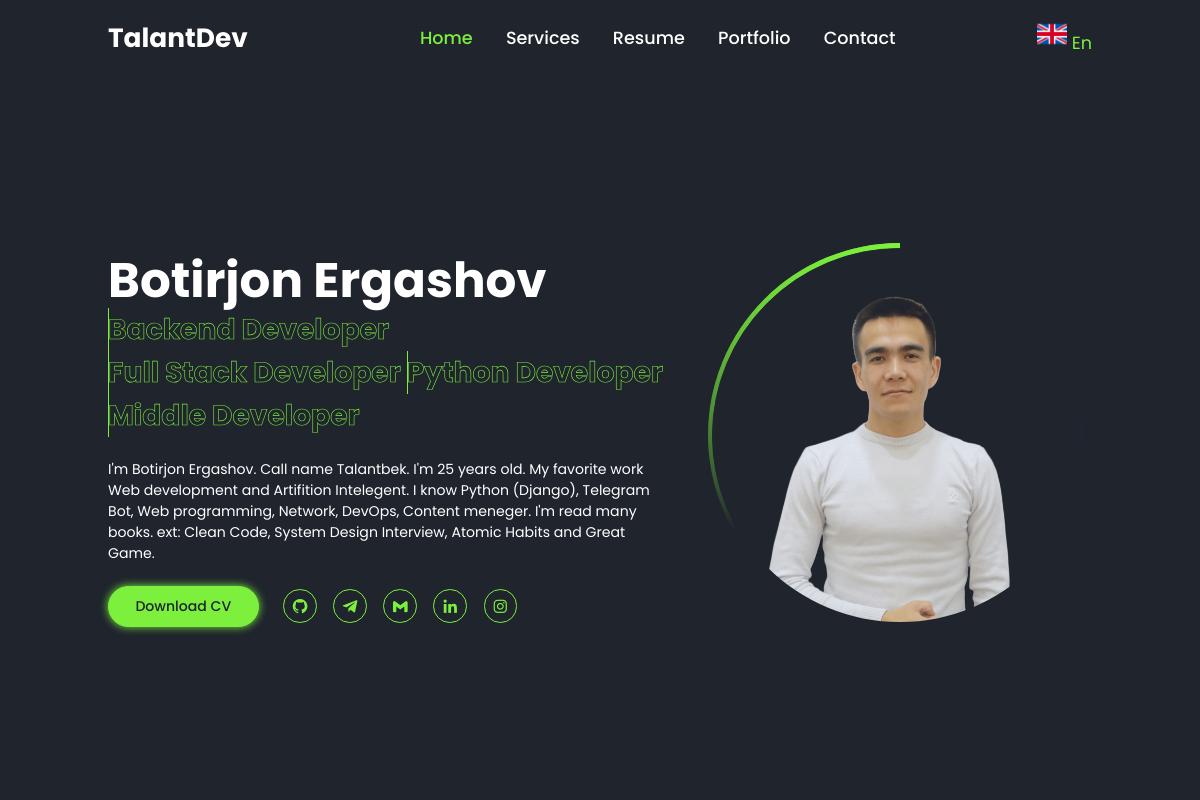
The app's page /en/, older data.
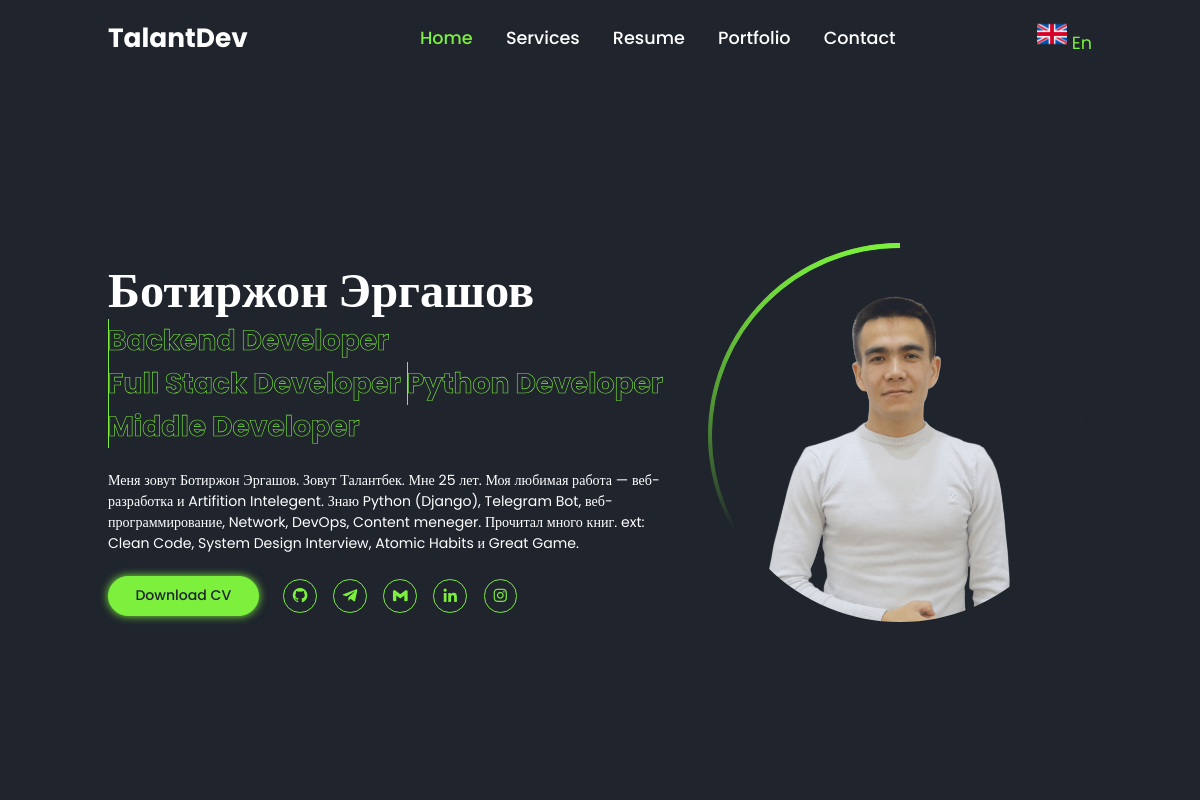
The same page, newer data.
### main/models.py (models this page shows, shortened)
class Language(models.Model):
    base = models.CharField(max_length=20)
    base_url = models.CharField(max_length=20)
    base_img = models.ImageField(upload_to='images/', null=True)
    first = models.CharField(max_length=20)
    first_url = models.CharField(max_length=20)
    first_img = models.ImageField(upload_to='images/', null=True)
    second = models.CharField(max_length=20)
    second_url = models.CharField(max_length=20)
    second_img = models.ImageField(upload_to='images/', null=True)
    create_at = models.DateTimeField(auto_now_add=True)
    update_at = models.DateTimeField(auto_now=True)

class About(models.Model):
    full_name = models.CharField(max_length=100, verbose_name="Full name")  # Multilanguage
    content = RichTextUploadingField(verbose_name='Content')  # Multilanguage
    cv_file = models.FileField(upload_to='./cvfile/')
    image = models.ImageField(upload_to='./image/')
    create_at = models.DateTimeField(auto_now_add=True)
    update_at = models.DateTimeField(auto_now=True)

### main/views.py (the view)
# urls.py: path('', views.welcome, name='welcome'),
def welcome(request):
    about = About.objects.first()
    language = get_languages()
    context = {
        'about': about,
        'language': language,
    }
    return render(request, 'index.html', context)

### main/function.py (called while the page is built)
def get_languages():
    return Language.objects.first()

### templates/index.html (shortened to what this page needs)
<!doctype html>
{% load static %}
{% load i18n %}
<html lang="en">
<head>
    <link href='https://unpkg.com/boxicons@2.1.4/css/boxicons.min.css' rel='stylesheet'>
    <link rel="stylesheet" href="{% static 'style/style.css' %}">
</head>
<body>
<header class="active">
    <a href="{% url 'main:welcome' %}" class="logo">{% trans "TalantDev" %}</a>
    <nav>
        <a href="{% url 'main:welcome' %}" class="active">{% trans "Home" %}</a>
        <a href="{% url 'main:services' %}">{% trans "Services" %}</a>
        <a href="{% url 'main:resume' %}">{% trans "Resume" %}</a>
        <a href="{% url 'main:portfolio' %}">{% trans "Portfolio" %}</a>
        <a href="{% url 'main:contact' %}">{% trans "Contact" %}</a>
    </nav>
    <div class="dropdowns">
        <span id="lang">
            <img src="{{ language.base_img.url }}" alt="" width="30">
            {{ language.base }}
        </span>
    </div>
</header>
<div class="bars-box active">
    <div class="bar" style="--i:6;"></div>
    <div class="bar" style="--i:5;"></div>
    <div class="bar" style="--i:4;"></div>
    <div class="bar" style="--i:3;"></div>
    <div class="bar" style="--i:1;"></div>
</div>
<section class="home active">
    <div class="home-detail">
        <h1>
            {{ about.full_name }}
        </h1>
        <h2>
            <span style="--i:4" data-text="Backend Developer">
            </span>
            <span style="--i:3" data-text="Full Stack Developer">
            </span>
            <span style="--i:2" data-text="Python Developer">
            </span>
            <span style="--i:1" data-text="Middle Developer">
            </span>
        </h2>
        <p>
            {{ about.content|safe }}
        </p>
        <div class="btn-sci">
            <a href="{{ about.cv_file.url }}" class="btn">
                {% trans "Downoad CV" %}
            </a>
            <div class="sci">
                <a href="https://github.com/TalantDeveloper">
                    <i class='bx bxl-github'></i>
                </a>
                <a href="https://t.me/Talantbek001">
                    <i class='bx bxl-telegram'></i>
                </a>
                <a href="mailto:ergashovbotirjon4@gmail.com">
                    <i class='bx bxl-gmail'></i>
                </a>
                <a href="https://www.linkedin.com/in/botirjon-ergashov-919a67258/">
                    <i class='bx bxl-linkedin'></i>
                </a>
                <a href="https://www.instagram.com/botirjon642/">
                    <i class='bx bxl-instagram'></i>
                </a>
            </div>
        </div>
    </div>
    <div class="home-img">
        <div class="img-box">
            <div class="img-item">
                <img src="{{ about.image.url }}" alt="">
            </div>
        </div>
    </div>
</section>
</body>
</html>

### static/style/style.css (style rules this page uses)
* { margin: 0; padding: 0; box-sizing: border-box; text-decoration: none; border: none; outline: none; font-family: "Poppins", "sans-serif"; }
:root { --bg-color: #1f242d; --second-bg-color: #323946; --main-color: #7cf03d; --white-color: #fff; --disabled-color: #fff3; }
html { font-size: 62.5%; }
body { color: var(--white-color); }
header { position: fixed; top: 0; left: 0; width: 100%; padding: 2rem 9%; background: var(--bg-color); display: flex; justify-content: space-between; align-items: center; z-index: 100; visibility: hidden; opacity: 0; }
header.active { animation: show-header 1.5s linear forwards; animation-delay: 1.2s; }
.logo { font-size: 3rem; color: var(--white-color); font-weight: 700; }
nav a { font-size: 2rem; color: var(--white-color); font-weight: 500; margin-left: 3.5rem; transition: 0.5s; }
nav a:hover, nav a.active { color: var(--main-color); }
.dropdowns { position: relative; display: inline-block; font-size: 2rem; }
.bars-box { position: absolute; width: 100%; height: 100%; display: flex; }
.bars-box .bar { width: 100%; height: 100%; background: var(--bg-color); animation: hide-bars 0.5s ease-in-out both; animation-delay: calc(0.1s * var(--i)); }
.bars-box.active .bar { animation: show-bars 0.5s ease-in-out both; animation-delay: calc(0.1s * var(--i)); }
section { position: absolute; width: 100%; height: 100%; padding: 10rem 9% 2rem; visibility: hidden; opacity: 0; overflow: hidden; }
section.active { animation: show-content 1.5s linear forwards; animation-delay: 1.6s; }
.home { display: flex; align-items: center; gap: 5rem; }
.home-detail h1 { font-size: clamp(3.5rem, 10vw, 5.5rem); }
.home-detail h2 { display: inline-block; font-size: 3.2rem; margin-top: -1rem; }
.home-detail h2 span { position: relative; display: inline-block; color: transparent; -webkit-text-stroke: 0.07rem var(--main-color); animation: display-text 16s linear infinite; animation-delay: calc(-4s * var(--i)); }
.home-detail h2 span::before { content: attr(data-text); position: absolute; width: 0; border-right: 0.2rem solid var(--main-color); color: var(--main-color); white-space: nowrap; overflow: hidden; animation: fill-text 4s linear infinite; }
.home-detail p { font-size: 1.6rem; margin: 1rem 0 2.5rem; }
.home-detail .btn-sci { display: flex; align-items: center; }
.btn { display: inline-block; padding: 1rem 3rem; background: var(--main-color); border: 0.2rem solid var(--main-color); border-radius: 4rem; box-shadow: 0 0 1rem var(--main-color); font-size: 1.6rem; color: var(--bg-color); font-weight: 500; }
.home-detail .btn-sci .sci { margin-left: 2rem; }
.home-detail .btn-sci .sci a { display: inline-flex; padding: 0.8rem; border: 0.2rem solid var(--main-color); border-radius: 50%; font-size: 2rem; color: var(--main-color); margin: 0 0.8rem; transition: 0.5s; }
.home-img .img-box { position: relative; width: 32vw; height: 32vw; border-radius: 50%; padding: 0.5rem; display: flex; justify-content: center; align-items: center; overflow: hidden; }
.home-img .img-box::before, .home-img .img-box::after { content: ""; position: absolute; width: 50rem; height: 50rem; background: conic-gradient( transparent, transparent, transparent, var(--main-color) ); transform: rotate(0deg); animation: rotate-border 10s linear infinite; }
.home-img .img-box::after { animation-delay: -5s; }
.home-img .img-box .img-item { position: relative; width: 100%; height: 100%; background: var(--bg-color); border-radius: 50%; border: 0.01rem solid var(--bg-color); display: flex; justify-content: center; z-index: 1; overflow: hidden; }
.home-img .img-box .img-item img { position: absolute; top: 3rem; display: block; width: 85%; object-fit: cover; mix-blend-mode: lighten; }
.dropdowns span { color: var(--main-color); }
@media screen and (max-width: 1200px) { html { font-size: 55%; } }

Row changes from the older to the newer data that the page shows:
changed About: full_name "Botirjon Ergashov" → "Ботиржон Эргашов"; content "I'm Botirjon Ergashov. Call name Talantbek. I'm 25 years old. My favorite work Web development and Artifition Intelegent. I know Python (Django), Telegram Bot, Web programming, Network, DevOps, Content meneger. I'm read many books. ext: Clean Code, System Design Interview, Atomic Habits and Great Game." → "Меня зовут Ботиржон Эргашов. Зовут Талантбек. Мне 25 лет. Моя любимая работа — веб-разработка и Artifition Intelegent. Знаю Python (Django), Telegram Bot, веб-программирование, Network, DevOps, Content meneger. Прочитал много книг. ext: Clean Code, System Design Interview, Atomic Habits и Great Game."
